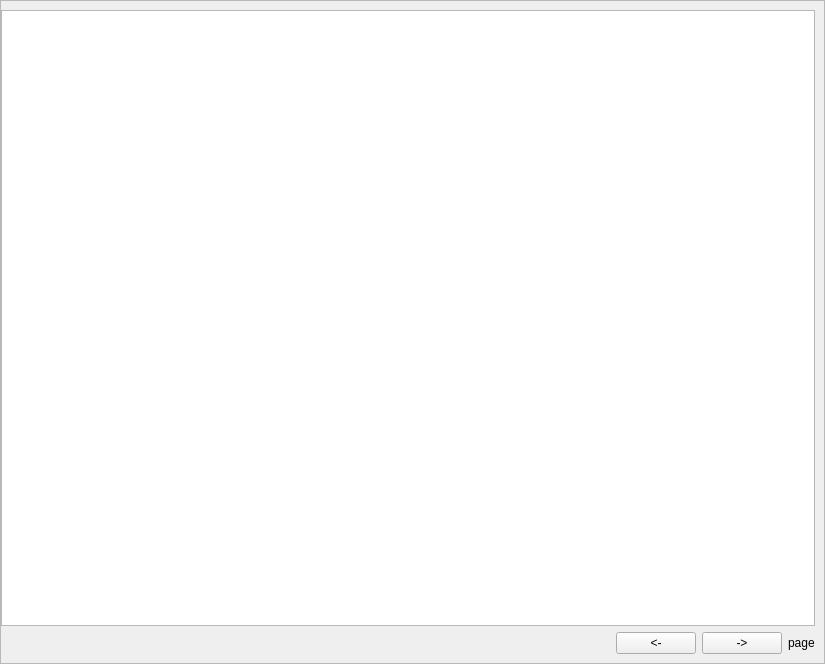
<?xml version="1.0" encoding="UTF-8"?>
<ui version="4.0">
 <class>RightShowForm</class>
 <widget class="QWidget" name="RightShowForm">
  <property name="geometry">
   <rect>
    <x>0</x>
    <y>0</y>
    <width>825</width>
    <height>664</height>
   </rect>
  </property>
  <property name="windowTitle">
   <string>Form</string>
  </property>
  <layout class="QGridLayout" name="gridLayout">
   <property name="leftMargin">
    <number>0</number>
   </property>
   <property name="topMargin">
    <number>0</number>
   </property>
   <property name="rightMargin">
    <number>0</number>
   </property>
   <property name="bottomMargin">
    <number>0</number>
   </property>
   <property name="spacing">
    <number>0</number>
   </property>
   <item row="0" column="0">
    <widget class="QFrame" name="frame_right_background">
     <property name="frameShape">
      <enum>QFrame::StyledPanel</enum>
     </property>
     <property name="frameShadow">
      <enum>QFrame::Raised</enum>
     </property>
     <layout class="QVBoxLayout" name="verticalLayout">
      <property name="leftMargin">
       <number>0</number>
      </property>
      <item>
       <widget class="QListWidget" name="listWidget_main"/>
      </item>
      <item>
       <layout class="QHBoxLayout" name="horizontalLayout">
        <item>
         <spacer name="horizontalSpacer">
          <property name="orientation">
           <enum>Qt::Horizontal</enum>
          </property>
          <property name="sizeHint" stdset="0">
           <size>
            <width>40</width>
            <height>20</height>
           </size>
          </property>
         </spacer>
        </item>
        <item>
         <widget class="QPushButton" name="pushButton_right_pre_page">
          <property name="text">
           <string>&lt;-</string>
          </property>
         </widget>
        </item>
        <item>
         <widget class="QPushButton" name="pushButton_right_next_page">
          <property name="text">
           <string>-&gt;</string>
          </property>
         </widget>
        </item>
        <item>
         <widget class="QLabel" name="label_right_cur_page">
          <property name="text">
           <string>page</string>
          </property>
         </widget>
        </item>
       </layout>
      </item>
     </layout>
    </widget>
   </item>
  </layout>
 </widget>
 <resources/>
 <connections/>
</ui>
